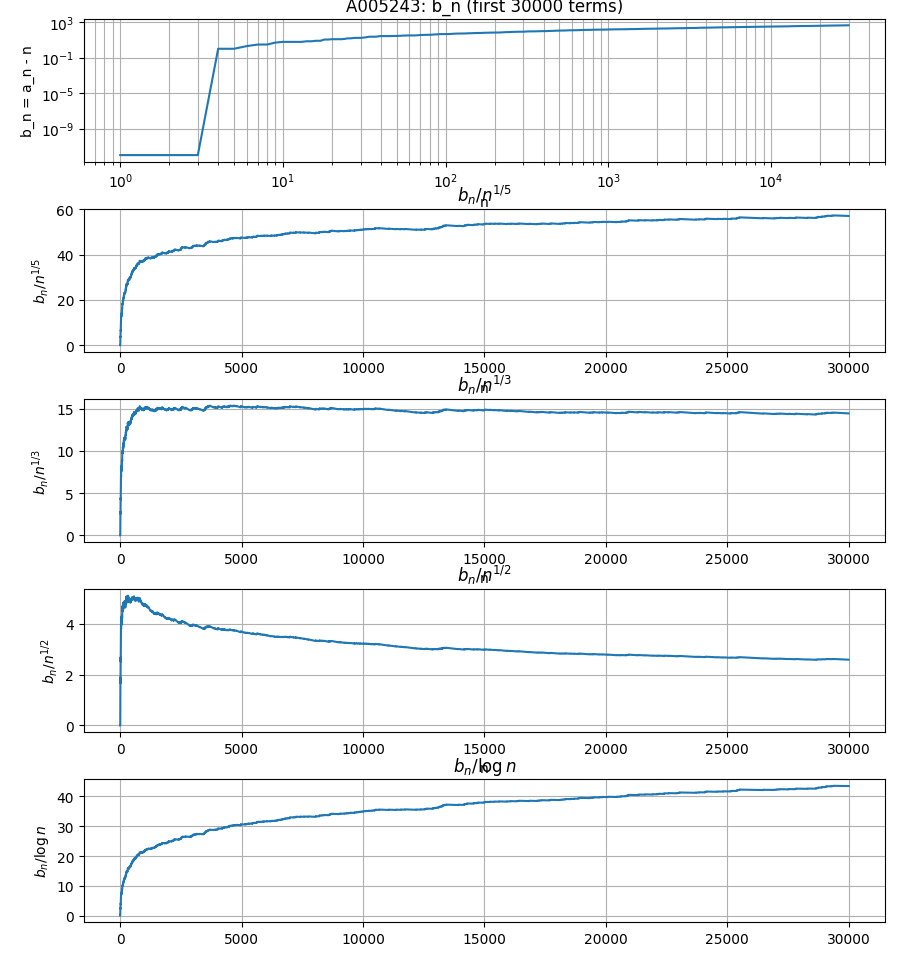

Recreate this plot in Python.
import math
import heapq
import argparse
import matplotlib.pyplot as plt


def a005243_first_n(n_max: int):
    """
    Generate first n_max terms of OEIS A005243:
      a1=1, a2=2; for k>=3 pick the least integer > a_{k-1}
      representable as a sum of >=2 consecutive earlier terms.
    """
    if n_max <= 0:
        return []
    if n_max == 1:
        return [1]

    terms = [1]
    heap = [2]      # min-heap of representables; ensures a2 = 2
    seen = {2}      # dedup
    cum = [1]       # cumulative sums of reversed terms (initially [1])

    while len(terms) < n_max:
        m = heapq.heappop(heap)
        seen.remove(m)
        terms.append(m)

        # new representables: m + cum
        for s in cum:
            val = m + s
            if val not in seen:
                seen.add(val)
                heapq.heappush(heap, val)

        # update cum
        cum = [m] + [m + s for s in cum]

    return terms


def main():
    parser = argparse.ArgumentParser()
    parser.add_argument("--n", type=int, default=30000, help="number of terms to generate")
    args = parser.parse_args()
    n_max = args.n

    a = a005243_first_n(n_max)
    b = [a[i] - (i + 1) for i in range(n_max)]

    xs = list(range(1, n_max + 1))

    b_over_n15 = [b[i] / (xs[i] ** (1.0 / 5.0)) for i in range(n_max)]
    b_over_n13 = [b[i] / (xs[i] ** (1.0 / 3.0)) for i in range(n_max)]
    b_over_sqrt = [b[i] / math.sqrt(xs[i]) for i in range(n_max)]
    b_over_log = [float("nan")] * n_max
    for i, n in enumerate(xs):
        if n >= 2:
            b_over_log[i] = b[i] / math.log(n)

    # 5 plots: b_n, b_n/n^{1/5}, b_n/n^{1/3}, b_n/n^{1/2}, b_n/log n
    fig, axes = plt.subplots(5, 1, figsize=(9, 18))

    # 1) b_n (log-log)
    axes[0].loglog(xs, [max(1e-12, v) for v in b])
    axes[0].set_xlabel("n")
    axes[0].set_ylabel("b_n = a_n - n")
    axes[0].set_title(f"A005243: b_n (first {n_max} terms)")
    axes[0].grid(True, which="both")

    # 2) b_n / n^{1/5}
    axes[1].plot(xs, b_over_n15)
    axes[1].set_xlabel("n")
    axes[1].set_ylabel(r"$b_n / n^{1/5}$")
    axes[1].set_title(r"$b_n / n^{1/5}$")
    axes[1].grid(True)

    # 3) b_n / n^{1/3}
    axes[2].plot(xs, b_over_n13)
    axes[2].set_xlabel("n")
    axes[2].set_ylabel(r"$b_n / n^{1/3}$")
    axes[2].set_title(r"$b_n / n^{1/3}$")
    axes[2].grid(True)

    # 4) b_n / n^{1/2}
    axes[3].plot(xs, b_over_sqrt)
    axes[3].set_xlabel("n")
    axes[3].set_ylabel(r"$b_n / n^{1/2}$")
    axes[3].set_title(r"$b_n / n^{1/2}$")
    axes[3].grid(True)

    # 5) b_n / log n  (start from n=2)
    axes[4].plot(xs[1:], b_over_log[1:])
    axes[4].set_xlabel("n")
    axes[4].set_ylabel(r"$b_n / \log n$")
    axes[4].set_title(r"$b_n / \log n$")
    axes[4].grid(True)

    plt.tight_layout()
    plt.show()


if __name__ == "__main__":
    main()
